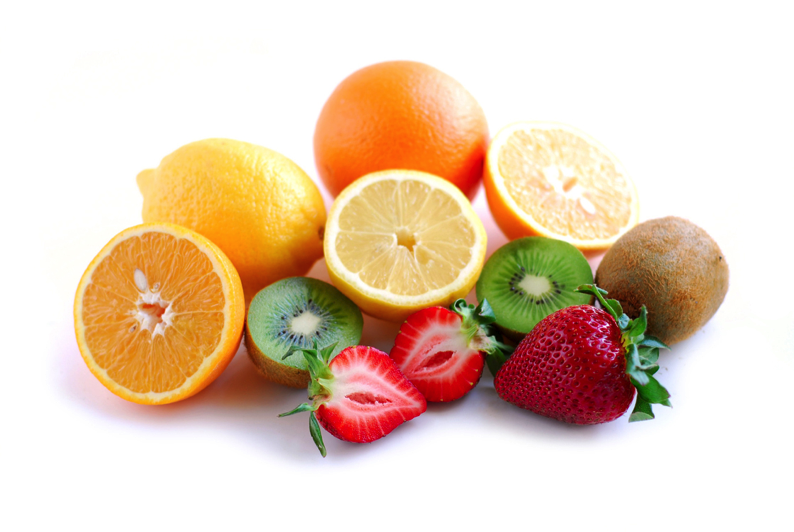
%> input picture octave/images/fruit.png, 794 x 532 px
$ octave MarkTemplate2D.m   (GNU Octave 9; MATLAB toolbox functions it lacks are replaced by stand-ins)
%> lines starting %> are read from the running program, lines starting %| are printed output that depends on the picture
pkg load image;

%% Read an image
img = rgb2gray(imread('images/fruit.png'));
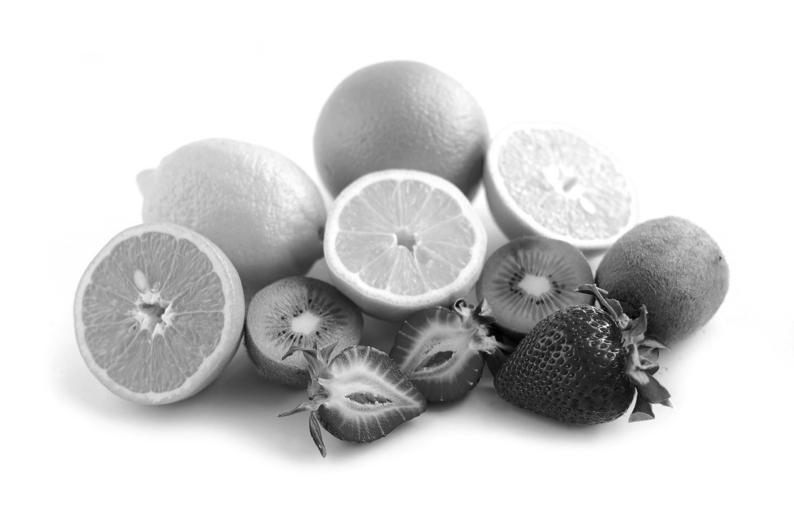
%> img: size 532x794 uint8; min 0, max 255, mean 211.5
imshow(img);
disp(size(img));
%|    532   794
pause();

glyph=img(300:440,485:650);
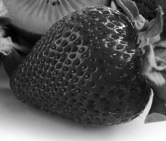
%> glyph: size 141x166 uint8; min 0, max 255, mean 85.3
imshow(glyph);
pause();

c=normxcorr2(glyph,img);
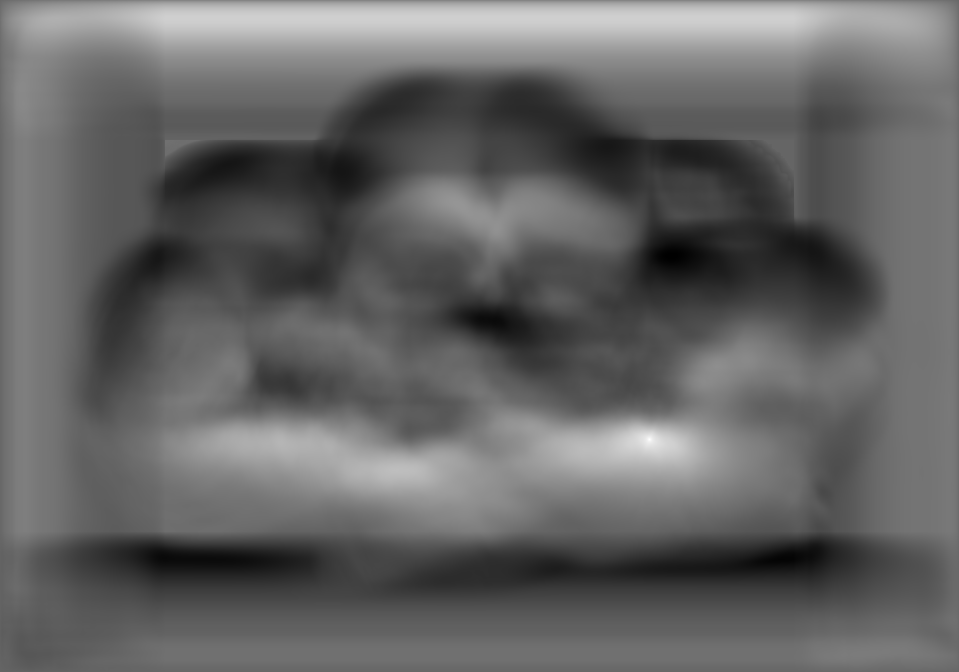
%> c: size 672x959 double; min -0.664, max 1, mean -0.00955; drawn with min black and max white
imshow(c);
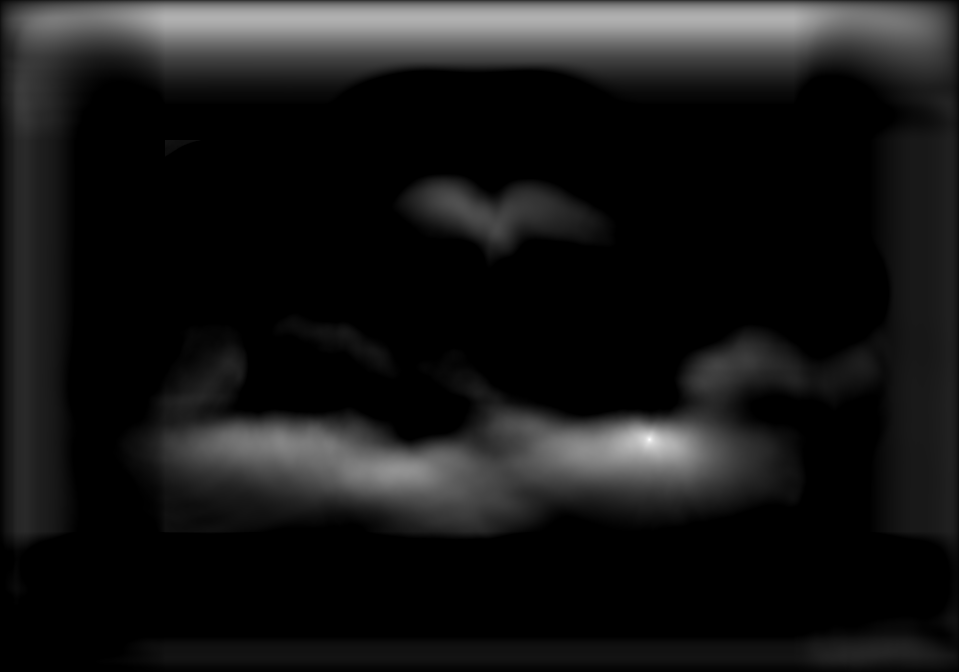
%> displayed picture: size 672x959, on the screen's scale of 0 to 255; min 0, max 255, mean 23.2
pause();
